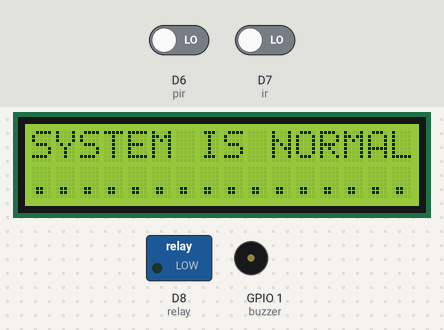
A sketch run on a simulated ESP8266 (NodeMCU). Shown: 16×2 character LCD, switched loads named in the sketch (green lamp = pin HIGH), buzzer (waves = sounding, pin HIGH). Inputs (shaded band) come from the test bench; at power-on: D6 (pir) LOW, D7 (ir) LOW. WiFi joins after 1.5 s; servers stay silent unless stated; uploads are accepted with an empty reply; what the sketch prints to the serial monitor is not drawn.

Above: at 12.1 s.
12.2 s: D6 (pir) driven HIGH
At 15.0 s:
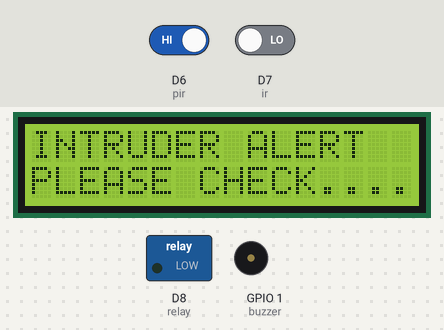
15.3 s: D7 (ir) driven HIGH
At 18.2 s:
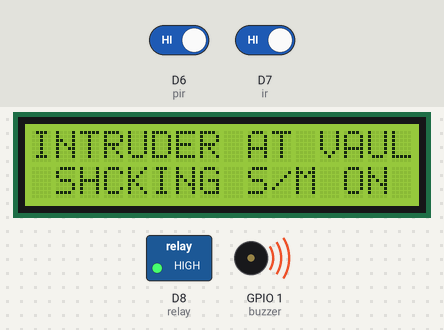
18.4 s: D6 (pir) driven LOW
21.5 s: D7 (ir) driven LOW
At 22.7 s:
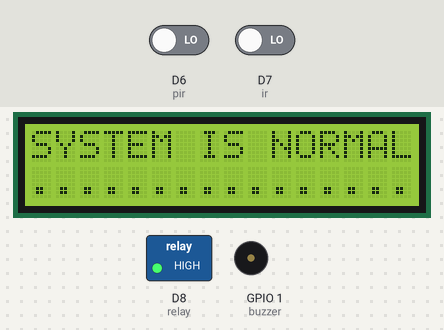
23.0 s: D7 (ir) driven HIGH
At 25.7 s:
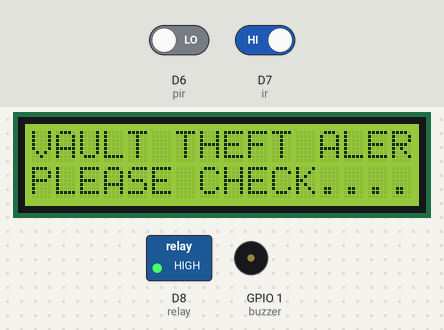
26.1 s: D6 (pir) driven HIGH and D7 (ir) driven LOW
At 28.7 s:
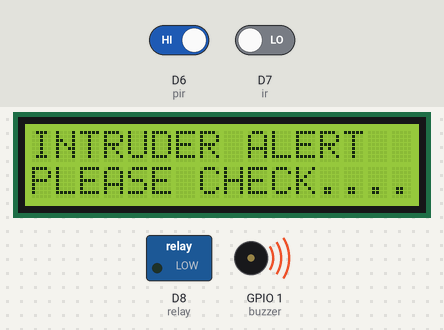
Timing chart, 0 to 30.2 s (numbered marks = the images above; inputs shaded):
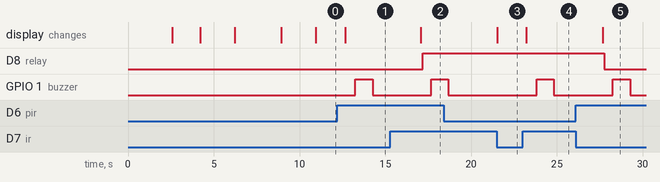

The sketch:

home_security_system.ino
```cpp
#include <ESP8266WiFi.h>
#include <ESP8266HTTPClient.h>
#include <String.h>
#include <LiquidCrystal.h>
#include <stdio.h>


#define pir D6
#define ir D7
#define relay D8
#define buzzer 1
#define gled 3
#define rled 10

// WiFi parameters to be configured
const char* ssid = "project12"; // Hoofdlettergevoelig
const char* password = "project123456"; // Hoofdlettergevoelig

String a = "http://sms.scubedigi.com/api.php?username=Mydreamacd&password=Mydre@m123&to=8179605909&from=MYDREM&message=";
String msg = "\0";
String r = "http://projectsiot.xyz/IoTProjects/HomeSecurity/secupload.php?";
String rs = "\0";
char read_msg[200] ;
int v = 0;
int count = 0;
char msg1[200] = "" ;
char msg2[200] = "" ;

void lcdstring (unsigned int a, unsigned int b, String data);


LiquidCrystal lcd (D5,D4,D3,D2,D1,D0);

void setup() {
  // put your setup code here, to run once:
  Serial.begin(9600);

pinMode(pir,INPUT);
pinMode(ir,INPUT);
pinMode(buzzer,OUTPUT);
pinMode(relay,OUTPUT);
//pinMode(gled,OUTPUT);
//pinMode(rled,OUTPUT);


  lcd.begin(16, 2);

  lcd.clear();
  lcdstring(0,0," HOME SECURITY  ");
  lcdstring(0,1,"     SYSTEM     ");
  delay(2000);

  Serial.print("Bezig met verbinden");
  WiFi.begin(ssid, password); // Connect to WiFi

  // while wifi not connected yet, print '.'
  // then after it connected, get out of the loop
  while (WiFi.status() != WL_CONNECTED) {
     delay(500);
     lcd.clear();
  lcdstring(0,0,"CONNECTING WI-FI");
  delay(200);
     Serial.print(".");
  }

  Serial.println("OK!");

  // Access Point (SSID).
  Serial.print("SSID: ");
  Serial.println(WiFi.SSID());

  // IP adres.
  Serial.print("IP: ");
  Serial.println(WiFi.localIP());
Serial.println("state---------------1");
  // Signaalsterkte.
  long rssi = WiFi.RSSI();
  Serial.print("Signaal sterkte (RSSI): ");
  Serial.print(rssi);
  Serial.println(" dBm");
  Serial.println("");
     lcd.clear();
  lcdstring(0,0,"WI-FI CONNECTED");
  delay(2000);

lcd.clear();
  lcdstring(0,0,"  SERVER INT.  ");
  delay(2000);
  Serial.print("A = "); Serial.println("http://projectsiot.xyz/IoTProjects/AirSoundPollution/pfupload.php?a=U&b=0");
if(WiFi.status()== WL_CONNECTED){ //Check WiFi connection status

    HTTPClient http; //Declare an object of class HTTPClient

  http.begin("http://projectsiot.xyz/IoTProjects/HomeSecurity/secupload.php?a=U");

int httpCode = http.GET(); //Send the request
    if (httpCode > 0) { //Check the returning code
     String  payload = http.getString(); //Get the request response payload
      Serial.println(payload); //Print the response payload
    }
    http.end(); //Close connection

delay(500);
}


lcd.clear();
  lcdstring(0,0,"SERVER INT. DONE");
  delay(2000);
lcd.clear();

Serial.println(F("PLEASE SHOW CARD "));


}

void loop() {
  // put your main code here, to run repeatedly:

if ((digitalRead(D6)==HIGH)&&(digitalRead(ir)==HIGH))
{
  Serial.println("INTRUDER AT VAULT");
   digitalWrite(rled,HIGH);
  digitalWrite(gled,LOW);
  lcd.clear();
  lcdstring(0,0,"INTRUDER AT VAULT");
  lcdstring(0,1," SHCKING S/M ON ");
  delay(100);
  digitalWrite(relay,HIGH);
  delay(500);
  beep ();
   rs = r+"a="+'Y'+"&b="+'Y';
  send2server ();
  delay(100);
   msg = a+"INTRUDER%20IS%20AT%20VAULT%0ASHOCKING%20SYSTEM%20IS%20ON%0APLEASE%20CHECK";
  sendmsg ();
  delay(2000);
}

else if (digitalRead(pir)==HIGH)
{
  Serial.println("intruder alert");
   digitalWrite(rled,HIGH);
  digitalWrite(gled,LOW);
  lcd.clear();
  lcdstring(0,0,"INTRUDER ALERT");
  lcdstring(0,1,"PLEASE CHECK....");
  delay(100);
  digitalWrite(relay,LOW);
  delay(500);
  beep ();
   rs = r+"a="+'N'+"&b="+'Y';
  send2server ();
  delay(100);
   msg = a+"INTRUDER%20ALERT%20PLEASE%20CHECK";
  sendmsg ();
  delay(2000);
}
else if (digitalRead(ir)==HIGH)
{
  Serial.println("THEFT ALERT AT VAULT");
   digitalWrite(rled,HIGH);
  digitalWrite(gled,LOW);
    lcd.clear();
  lcdstring(0,0,"VAULT THEFT ALERT");
  lcdstring(0,1,"PLEASE CHECK....");
  delay(100);
  digitalWrite(relay,HIGH);
  delay(500);
  beep ();
   rs = r+"a="+'Y'+"&b="+'N';
  send2server ();
  delay(100);
   msg = a+"VAULT%20THEFT%20ALERT%0ASHOCKING%20SYSTEM%20IS%20ON%0APLEASE%20CHECK";
  sendmsg ();
  delay(2000);
}
else
{
  lcd.clear();
  lcdstring(0,0,"SYSTEM IS NORMAL");
  lcdstring(0,1,"..................");
  delay(200);
    rs = r+"a="+'N'+"&b="+'N';
  send2server ();
  digitalWrite(rled,HIGH);
  digitalWrite(gled,LOW);
  delay(100);
}

}// loop

void lcdstring (unsigned int a, unsigned int b, String data)
{
  // lcd.clear();
  lcd.setCursor(a, b);
  lcd.print(data);
}

void send2server ()
{
Serial.print("rs = "); Serial.println(rs);
if(WiFi.status()== WL_CONNECTED){ //Check WiFi connection status

    HTTPClient http; //Declare an object of class HTTPClient
 http.begin(rs);

int httpCode = http.GET(); //Send the request
    if (httpCode > 0) { //Check the returning code
      String payload = http.getString(); //Get the request response payload
      Serial.println(payload); //Print the response payload
    }
    http.end(); //Close connection

delay(50);
}
}

void sendmsg ()
{
Serial.print("msg = "); Serial.println(msg);
if(WiFi.status()== WL_CONNECTED){ //Check WiFi connection status

    HTTPClient http; //Declare an object of class HTTPClient
 http.begin(msg);

int httpCode = http.GET(); //Send the request
    if (httpCode > 0) { //Check the returning code
      String payload = http.getString(); //Get the request response payload
      Serial.println(payload); //Print the response payload
    }
    http.end(); //Close connection

delay(50);
}
}

void beep ()
{
  digitalWrite(buzzer,HIGH); delay(1000);
  digitalWrite(buzzer,LOW); delay(100);
}
```

Measured:
- after the input at 12.2 s, GPIO 1 (buzzer): LOW → HIGH after 1.1 s, → LOW 1.0 s later; the display: changes after 0.46 s (image 1)
- after the input at 15.3 s, D8 (relay): LOW → HIGH after 1.9 s; the display: changes after 1.8 s (image 2)
- after the input at 21.5 s, GPIO 1 (buzzer): stays LOW (without the input it goes to HIGH after 0.62 s); the display: changes at once (image 3)
- after the input at 23.0 s, GPIO 1 (buzzer): LOW → HIGH after 0.83 s, → LOW 1.0 s later; the display: changes after 0.23 s (image 4)
- after the input at 26.1 s, D8 (relay): HIGH → LOW after 1.7 s; the display: changes after 1.6 s (image 5)
